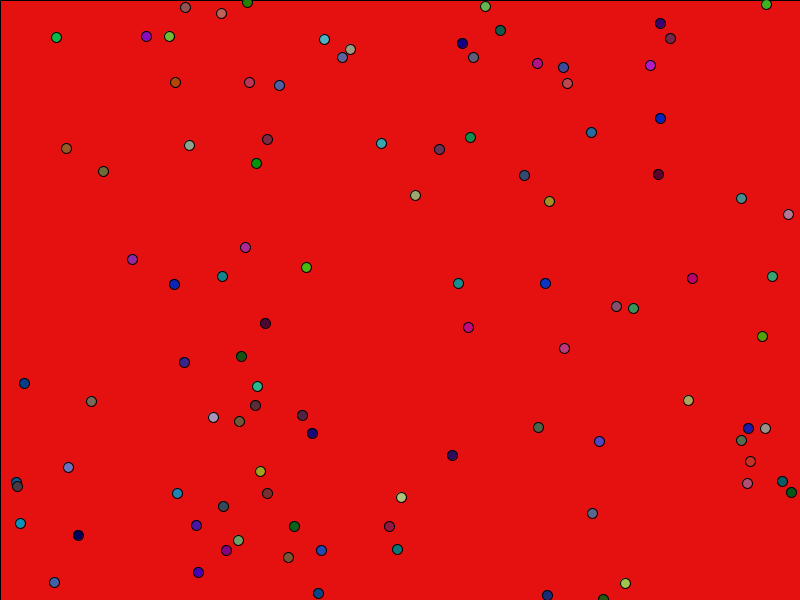
Frame 1 (no input)
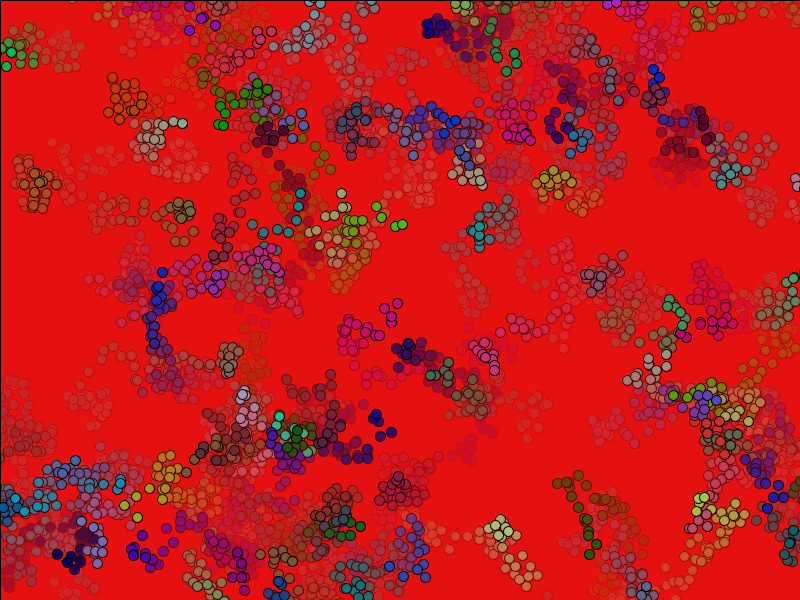
Frame 60 (the mouse pressed at the canvas centre just before this capture)
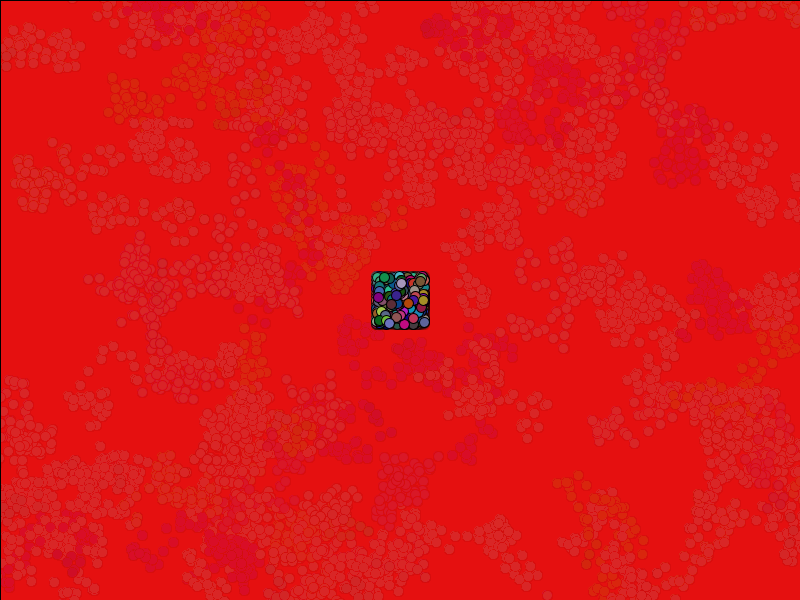
Frame 120 (the mouse held since frame 60 and released just before this capture)

The Processing sketch that drew these frames (run headless with seeded random() and noise(); from frame 60 on, the mouse is pressed at the canvas centre):

// Processing sketch: Chemotaxis
// ── Chemotaxis.pde
 //declare bacteria variables here 
 Bacteria[] tonsOfBacteria = new Bacteria [100];
 void setup()   
 {   
   size(800, 600);
   background(#E51010);
   for(int i = 0; i<100; i++) {
    tonsOfBacteria[i] = new Bacteria((int)(Math.random()*800), (int)(Math.random()*600), (int)(Math.random()*200), (int)(Math.random()*200), (int)(Math.random()*200)); 
   }
 	//initialize bacteria variables here   
 }   
 void draw()   
 {   
   fill(#E51010, 10);
   rect(0,0,width, height);
  for(int i = 0; i<100; i++) {
    tonsOfBacteria[i].show(); 
  }
  for(int i = 0; i<100; i++) {
    tonsOfBacteria[i].move(); 
  }
 	//move and show the bacteria   
 }  
 
 class Bacteria    
 {     
   int x_pos, y_pos, r, g, b;
   
   public Bacteria(int x, int y, int r, int g, int b) {
     x_pos = x;
     y_pos = y;
     this.r = r;
     this.g = g;
     this.b = b;
   }
   void show() {
     pushMatrix();
     translate(x_pos, y_pos);
     fill(r, g, b);
     ellipse(0,0,10,10);
     popMatrix();
   }
   void move() {
     if (!mousePressed){
       x_pos = x_pos -(int)(Math.random()*30-15); 
       y_pos = y_pos -(int)(Math.random()*30-15);
     } else {
       x_pos = mouseX -(int)(Math.random()*50-25); 
       y_pos = mouseY -(int)(Math.random()*50-25);
     }
   }
 	//lots of java!   
 }    
